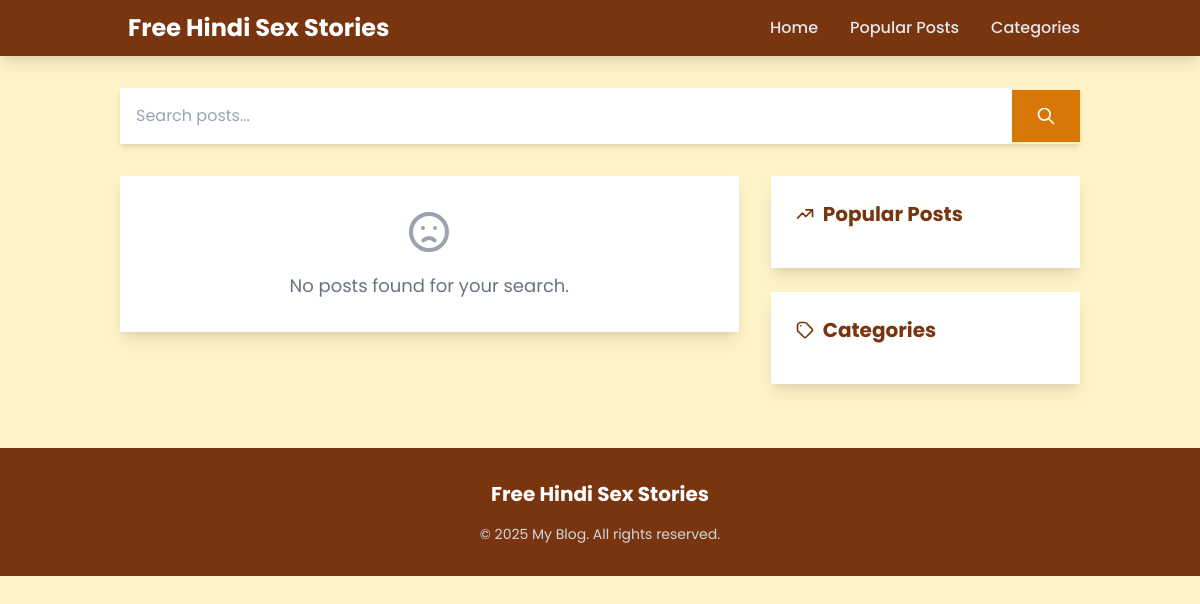
/, run on an earlier commit of the app's database.
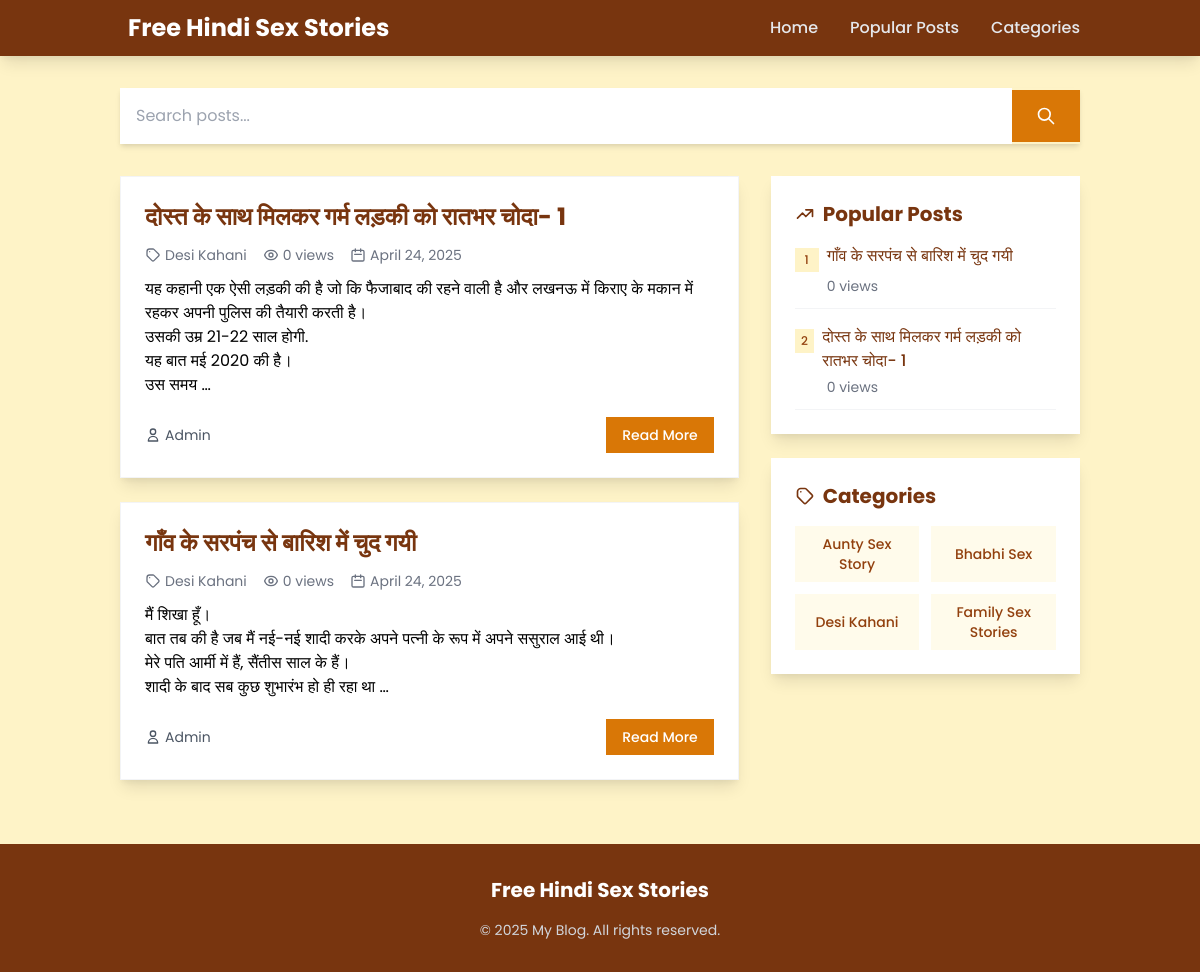
And on a later commit of the database.
### main/models.py (models this page shows, shortened)
class Post(models.Model):
    title = models.CharField(max_length=200)
    slug = models.SlugField(unique=True, blank=True)
    content = CKEditor5Field('Text', config_name='extends')
    created_at = models.DateTimeField(default=timezone.now)
    views = models.PositiveIntegerField(default=0)
    category = models.ForeignKey(Category, on_delete=models.SET_NULL, null=True, related_name='posts')
    tags = models.ManyToManyField(Tag, related_name='posts')

class Category(models.Model):
    name = models.CharField(max_length=100, unique=True)
    slug = models.SlugField(unique=True, blank=True)

### main/views.py (the view)
# urls.py: path('',views.index,name='index'),
def index(request):
    posts = Post.objects.select_related('category').prefetch_related('tags').order_by('-created_at')
    categories = Category.objects.all()
    tags = Tag.objects.all()
    popular_posts = Post.objects.order_by('-views')[:5]
    context = {
        'posts': posts,
        'categories': categories,
        'tags': tags,
        'popular_posts': popular_posts
    }
    return render(request, 'index.html', context)

### templates/index.html (shortened to what this page needs)
<!DOCTYPE html>
<html lang="en">
<head>
    <link href="https://cdn.jsdelivr.net/npm/tailwindcss@2.2.19/dist/tailwind.min.css" rel="stylesheet">
</head>
<body class="bg-yellow-100">
    <header class="bg-yellow-900 shadow-lg sticky top-0 z-10">
        <nav class="container mx-auto flex items-center justify-between py-3">
            <a href="/" class="text-2xl font-bold text-white flex items-center">
                <span class="ml-2">Free Hindi Sex Stories</span>
            </a>
            <ul class="hidden md:flex space-x-8">
                <li><a href="/" class="text-gray-200 hover:text-yellow-300 font-medium transition-all">Home</a></li>
                <li><a href="#popular-posts" class="text-gray-200 hover:text-yellow-300 font-medium transition-all">Popular Posts</a></li>
                <li><a href="#categories" class="text-gray-200 hover:text-yellow-300 font-medium transition-all">Categories</a></li>
            </ul>
        </nav>
    </header>
    <main class="container mx-auto mt-8">
        <form method="get" action="" class="mb-8">
            <div class="flex items-center overflow-hidden shadow-md">
                <input type="text" name="q" value="{{ query|default_if_none:'' }}" placeholder="Search posts..."
                    class="w-full p-4 border-none focus:outline-none focus:ring-2 focus:ring-yellow-600" />
                <button type="submit" class="bg-yellow-600 text-white px-6 py-4 hover:bg-yellow-700 transition-all">
                    <svg xmlns="http://www.w3.org/2000/svg" class="h-5 w-5" fill="none" viewBox="0 0 24 24" stroke="currentColor">
                        <path stroke-linecap="round" stroke-linejoin="round" stroke-width="2" d="M21 21l-6-6m2-5a7 7 0 11-14 0 7 7 0 0114 0z" />
                    </svg>
                </button>
            </div>
        </form>
        <div class="md:flex md:space-x-8">
            <div class="md:w-2/3">
                <div class="space-y-6">
                    {% if posts %}
                    {% for post in posts %}
                    <div class="bg-white shadow-lg border border-gray-100 p-6 card">
                        <h2 class="text-2xl font-bold text-yellow-900 mb-3">
                            <a href="{% url 'detailpost' post.slug%}" class="hover:text-yellow-600 transition-all">{{ post.title }}</a>
                        </h2>
                        <div class="flex flex-wrap items-center text-sm text-gray-500 mb-3">
                            <span class="mr-4 flex items-center">
                                {{ post.category.name }}
                            </span>
                            <span class="mr-4 flex items-center">
                                {{ post.views }} views
                            </span>
                            <span class="flex items-center">
                                <svg xmlns="http://www.w3.org/2000/svg" class="h-4 w-4 mr-1" fill="none" viewBox="0 0 24 24" stroke="currentColor">
                                    <path stroke-linecap="round" stroke-linejoin="round" stroke-width="2" d="M8 7V3m8 4V3m-9 8h10M5 21h14a2 2 0 002-2V7a2 2 0 00-2-2H5a2 2 0 00-2 2v12a2 2 0 002 2z" />
                                </svg>
                                {{ post.created_at|date:"F j, Y" }}
                            </span>
                        </div>
                        <p class="text-gray-700 leading-relaxed">{{ post.content| safe | truncatewords:40 }}</p>
                        <div class="mt-5 flex items-center justify-between">
                            <span class="text-sm text-gray-600 flex items-center">
                                <svg xmlns="http://www.w3.org/2000/svg" class="h-4 w-4 mr-1" fill="none" viewBox="0 0 24 24" stroke="currentColor">
                                    <path stroke-linecap="round" stroke-linejoin="round" stroke-width="2" d="M16 7a4 4 0 11-8 0 4 4 0 018 0zM12 14a7 7 0 00-7 7h14a7 7 0 00-7-7z" />
                                </svg>
                                Admin
                            </span>
                            <a href="{% url 'detailpost' post.slug%}" class="px-4 py-2 bg-yellow-600 text-white hover:bg-yellow-700 transition-all text-sm font-medium">Read More</a>
                        </div>
                    </div>
                    {% endfor %}
                    {% else %}
                    <div class="bg-white shadow-lg p-8 text-center">
                        <svg xmlns="http://www.w3.org/2000/svg" class="h-12 w-12 mx-auto text-gray-400 mb-4" fill="none" viewBox="0 0 24 24" stroke="currentColor">
                            <path stroke-linecap="round" stroke-linejoin="round" stroke-width="2" d="M9.172 16.172a4 4 0 015.656 0M9 10h.01M15 10h.01M21 12a9 9 0 11-18.001-.001A9 9 0 0121 12z" />
                        </svg>
                        <p class="text-gray-500 text-lg">No posts found for your search.</p>
                    </div>
                    {% endif %}
                </div>
            </div>
            <div class="md:w-1/3 mt-8 md:mt-0">
                <div id="popular-posts" class="bg-white shadow-lg p-6 mb-6">
                    <h2 class="text-xl font-bold text-yellow-900 mb-4 flex items-center">
                        <svg xmlns="http://www.w3.org/2000/svg" class="h-5 w-5 mr-2" fill="none" viewBox="0 0 24 24" stroke="currentColor">
                            <path stroke-linecap="round" stroke-linejoin="round" stroke-width="2" d="M13 7h8m0 0v8m0-8l-8 8-4-4-6 6" />
                        </svg>
                        Popular Posts
                    </h2>
                    <ul class="space-y-4">
                        {% for post in popular_posts %}
                        <li class="border-b border-gray-100 pb-3 last:border-0 last:pb-0">
                            <a href="{% url 'detailpost' post.slug%}" class="text-yellow-900 hover:text-yellow-600 font-medium transition-all flex items-start">
                                <span class="inline-block bg-yellow-100 text-yellow-800 w-6 h-6 flex items-center justify-center text-xs mr-2 mt-1">{{ forloop.counter }}</span>
                                <span>{{ post.title }}</span>
                            </a>
                            <p class="text-sm text-gray-500 mt-1 ml-8">{{ post.views }} views</p>
                        </li>
                        {% endfor %}
                    </ul>
                </div>
                <div id="categories" class="bg-white shadow-lg p-6">
                    <h2 class="text-xl font-bold text-yellow-900 mb-4 flex items-center">
                        Categories
                    </h2>
                    <div class="grid grid-cols-2 gap-3">
                        {% for category in categories %}
                        <a href="{% url 'category_posts' slug=category.slug %}" class="bg-yellow-50 hover:bg-yellow-100 text-yellow-800 py-2 px-3 text-center text-sm font-medium transition-all flex items-center justify-center">
                            <span>{{ category.name }}</span>
                        </a>
                        {% endfor %}
                    </div>
                </div>
            </div>
        </div>
    </main>
    <footer id="about" class="bg-yellow-900 text-white py-8 mt-16">
        <div class="container mx-auto text-center">
            <div class="mb-4">
                <a href="/" class="text-xl font-bold text-white">Free Hindi Sex Stories</a>
            </div>
            <p class="text-gray-300 text-sm">&copy; 2025 My Blog. All rights reserved.</p>
        </div>
    </footer>
</body>
</html>

### templates/index.html (style rules this page uses)
body { font-family: 'Poppins', sans-serif; }
.transition-all { transition: all 0.3s ease; }
.card { transition: transform 0.3s ease; }
.container { padding-left: 2rem; padding-right: 2rem; }

What changed in the data, as far as the page shows it:
added Post: title "दोस्त के साथ मिलकर गर्म लड़की को रातभर चोदा- 1", category.name "Desi Kahani", views "0", created_at "April 24, 2025", content "यह कहानी एक ऐसी लड़की की है जो कि फैजाबाद की रहने वाली है और लखनऊ में किराए के मकान में रहकर अपनी पुलिस की तैयारी करती है। उसकी उम्र 21-22 साल होगी. यह बात मई 2020 की है। उस समय …"
added Post: title "गाँव के सरपंच से बारिश में चुद गयी", category.name "Desi Kahani", views "0", created_at "April 24, 2025", content "मैं शिखा हूँ। बात तब की है जब मैं नई-नई शादी करके अपने पत्नी के रूप में अपने ससुराल आई थी। मेरे पति आर्मी में हैं, सैंतीस साल के हैं। शादी के बाद सब कुछ शुभारंभ हो ही रहा था …"
added Category: name "Aunty Sex Story"
added Category: name "Bhabhi Sex"
added Category: name "Desi Kahani"
added Category: name "Family Sex Stories"
Also different on the page:
text no longer shown: "No posts found for your search."
